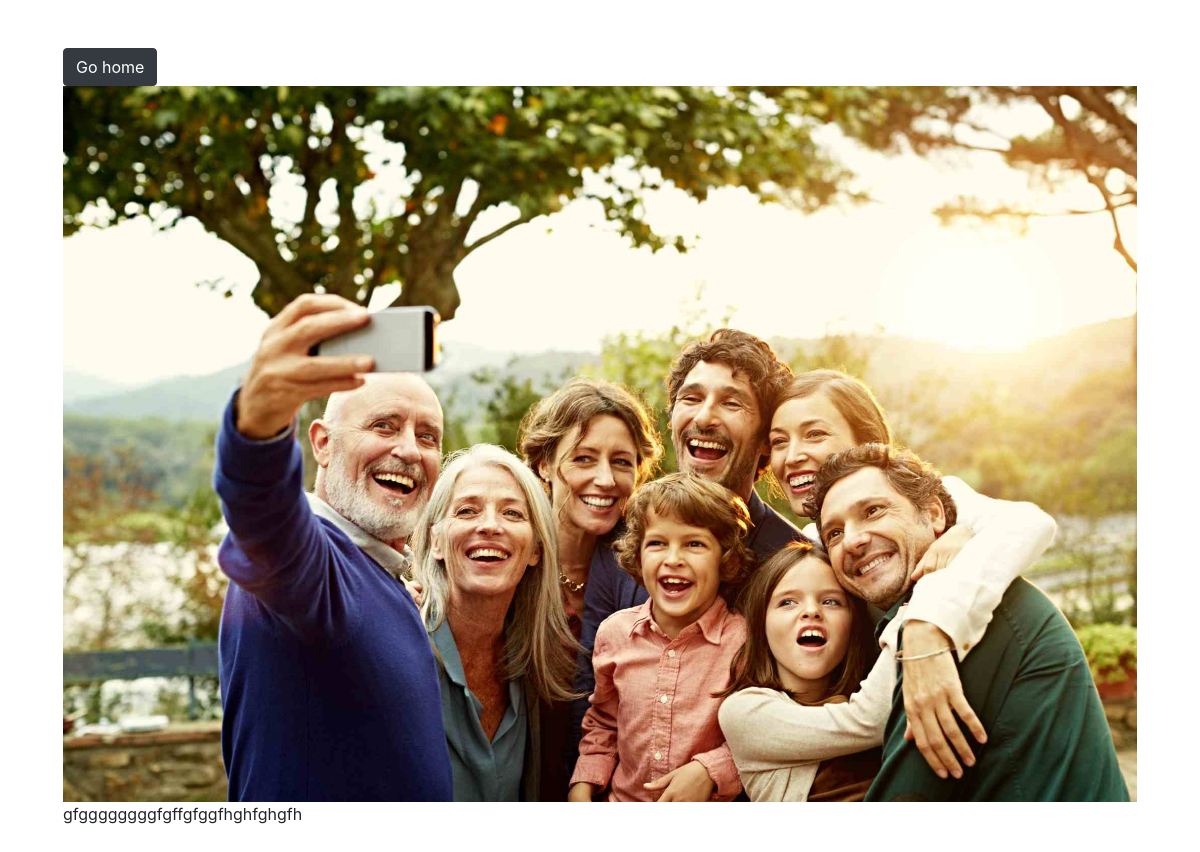
/photo/5, run on the app's committed database.
### photo/models.py (models this page shows, shortened)
class Photo(models.Model):
    category = models.ForeignKey(Category, on_delete=models.SET_NULL, null=True)
    image = models.ImageField(upload_to='photos/%Y/%m/%d/',null=False, blank=False)
    description = models.TextField()

### photo/views.py (the view)
# urls.py: path('photo/<int:pk>', views.view_photo, name='view-photo'),
def view_photo(requests, pk):
    photo = Photo.objects.get(pk=pk)
    context = {'photo': photo}
    return render(requests, 'photos/photo.html', context)

### photo/templates/photos/photo.html (shortened to what this page needs)
{% extends "photos/base.html" %}
{% block content %}
<div class="container">
    <div class="row justify-content-center">
        <div class="col">
            <a href="{% url 'gallery' %}" class="btn btn-dark my-">Go home</a>
            <div style="height:90vh">
                <img style="max-width:100%;max-height:100%;" src="{{photo.image.url}}">
                <p>{{photo.description}}</p>
            </div>
        </div>
    </div>
</div>
{% endblock content%}

### data on the page
Photo: image (picture), description "gfggggggggfgffgfggfhghfghgfh"
